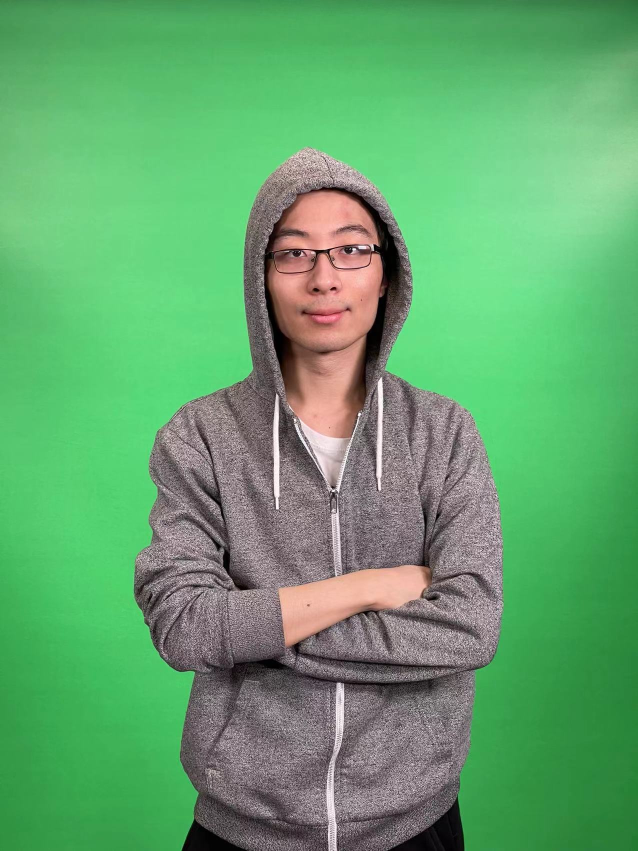
%> input picture 301367366_HandaHuang/me1.jpg, 1276 x 1702 px (shown at 1/2 size)
$ octave a1p1_2.m   (GNU Octave 9; MATLAB toolbox functions it lacks are replaced by stand-ins)
%> lines starting %> are read from the running program, lines starting %| are printed output that depends on the picture
close all
clear
clc


image=imread("me1.jpg"); %greenscreen image, you can change it to any images in the same folder as this script
%> image is the input picture: size 1702x1276x3 uint8; mean R, G, B 100.1, 165, 109.9
[x,y,~]=size(image);
%> x = 1702; y = 1276

image2=im2double(image);
bg=imread("GreatWall1.jpeg"); %background image, you can change it to any images in the same folder as this script
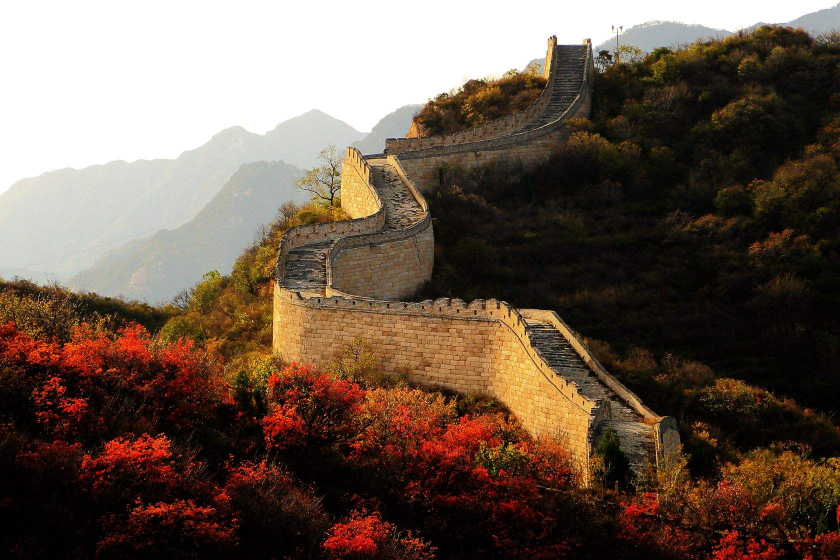
%> input picture 301367366_HandaHuang/GreatWall1.jpeg, 1680 x 1120 px (shown at 1/2 size)
%> bg is the input picture: size 1120x1680x3 uint8; mean R, G, B 107.2, 89.9, 77.1
background=imresize(bg,[x y]);
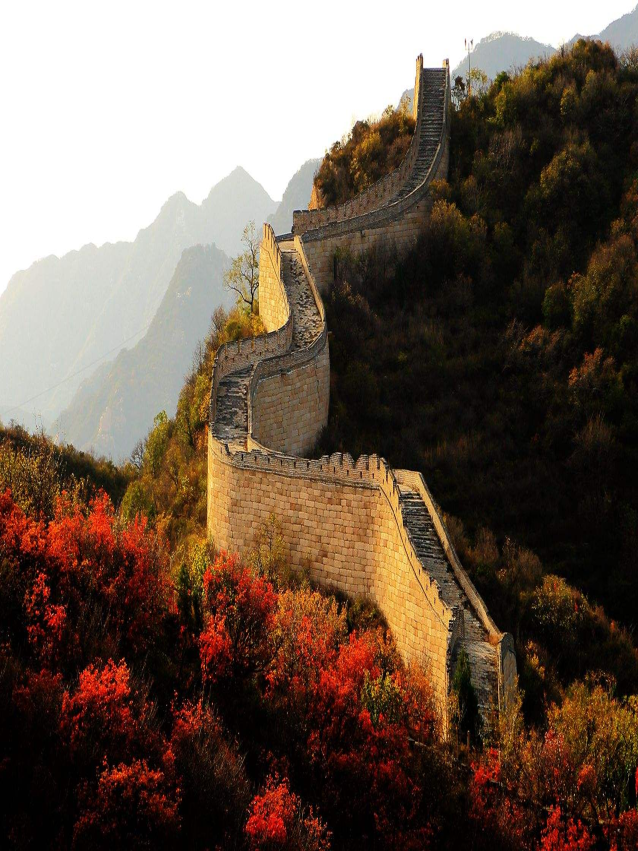
%> background: size 1702x1276x3 uint8 (shown at 1/2 size); mean R, G, B 107.2, 89.9, 77.2
background=im2double(background);
%> background: size 1702x1276x3 double

threshold=input("Please choose a thresh hold between 0 and 0.5: ");
%> the answer given: 1


alpha1=vlahos(image,1,1,threshold);

mask=repmat(alpha1,[1,1,3]);

mask=medfilt3(mask);
% [12 lines not run here, left out]
function filtered = median(im)
    filtered = zeros(size(im),class(im));
    for m = 3 : size(im,1)-2
        for n = 3 : size(im,2)-2
            list = im(m-2:m+2,n-2:n+2);
            filtered(m,n) = median(list(:));
        end
    end


end


function alpha = vlahos(im,a1,a2,threshold)
%> called with a1 = 1, a2 = 1, threshold = 1
    im=double(im)/255;


    %alpha = 1 - k1 * ( min(bgcolor.g, G) - k2 * (k3*B + (1-k3)*R) )
    %alpha = 0.5 - a1*(im(:,:,2) - a2*(a3*im(:,:,3)+(1-a3)*im(:,:,1)));

    [width,height,~]=size(im);
%> width = 1702; height = 1276

    alpha=zeros(width,height);

    for w=1:width
        for h=1:height
        if(im(w,h,2)<0.3 || (im(w,h,2)<im(w,h,1)) || im(w,h,2)<im(w,h,3))
            alpha(w,h)=1;
        else
            alpha(w,h)=threshold-a1*(im(w,h,2)-a2*im(w,h,3));
            if (alpha(w,h)<0)
                alpha(w,h)=0;
            end
            if (alpha(w,h)>1)
                alpha(w,h)=1;
            end

        end


        end
    end
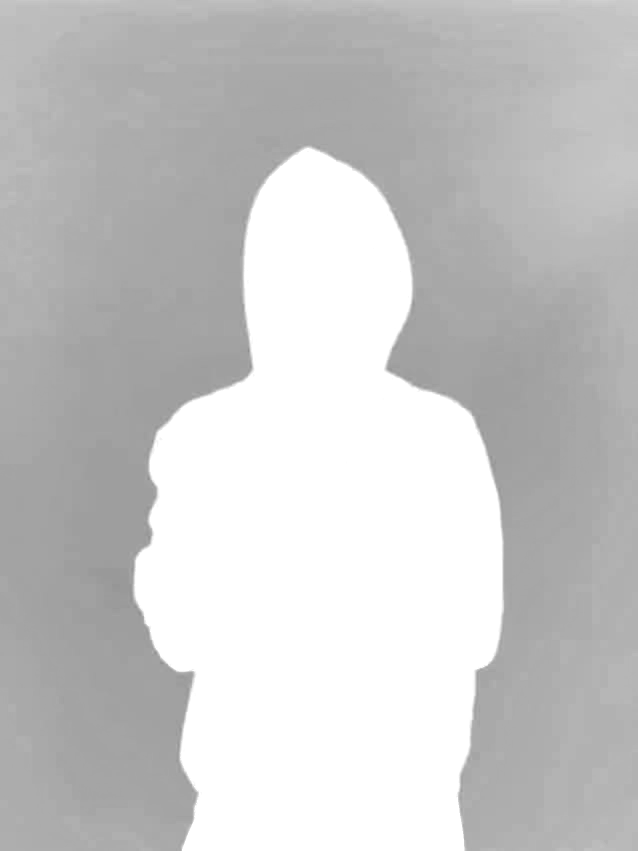
%> alpha: size 1702x1276 double (shown at 1/2 size); min 0.549, max 1, mean 0.782
%> the run ends on the next line


end
